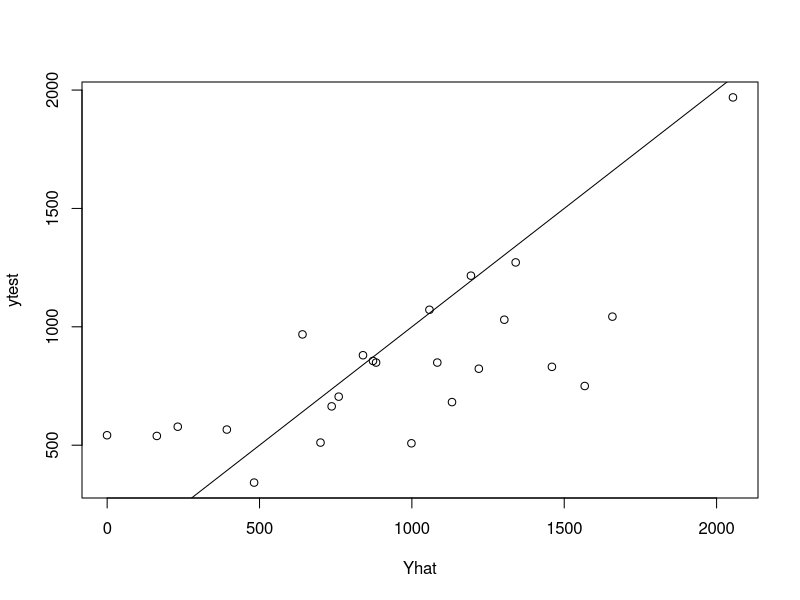
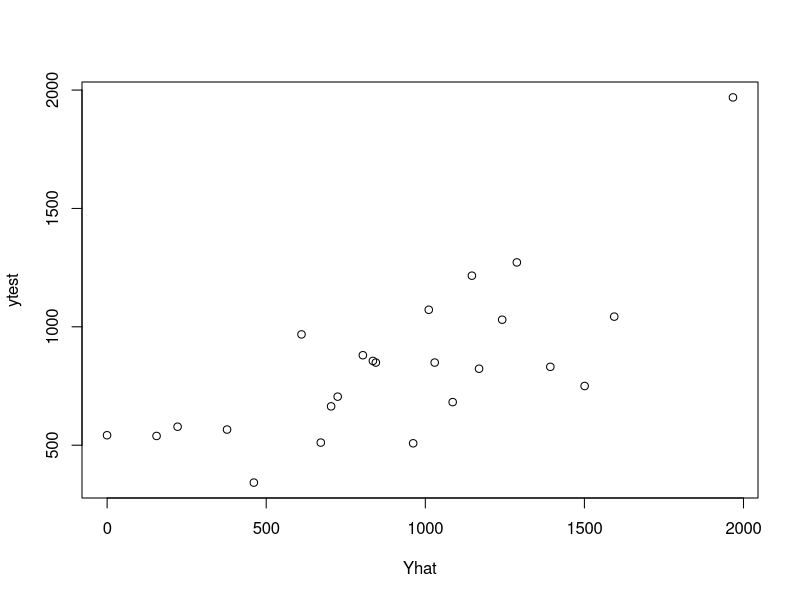

Write the R code that produced these figures, in order.
## ---- chunk 1
# 9.3 Crime data Question
# a. Fit a regression model
library(MASS)
# in page # 159, its clearly given the algorithm to use the MontoCarlo simulation 
# using the code discussed by the professor in the class
UsCrimeData<-UScrime
# assining the values from the data to the variables or selectign the relevant columns from the US crime data
UsCrimeResultantY<-UsCrimeData$y
CrimeDataToAnalyze<-UsCrimeData[,-16]
CrimeDataToAnalyze<-cbind(rep(1,47),CrimeDataToAnalyze)
CrimeDataToAnalyze<-as.matrix(CrimeDataToAnalyze)

# loaded all the required data above
# now lets initialize and set all the parameters required to start the iterative MC process
# initialize as shown in the text book
#############################
nu0<-2
s20=1
SigmaSquare=1
SamplingIters<-10000
Beta<-S2<-NULL
##############################
xtxinv<-solve(t(CrimeDataToAnalyze)%*%CrimeDataToAnalyze)
linearModelingResult<-lm(UsCrimeResultantY~CrimeDataToAnalyze[,-1])
# using code shared in text book and by Professor
SSRg<-t(UsCrimeResultantY)%*%UsCrimeResultantY-length(UsCrimeData$y)/(length(UsCrimeData$y)+1)*t(UsCrimeResultantY)%*%predict(linearModelingResult)
for(i in 1:SamplingIters){
  s2<-1/rgamma(n=1,nu0+length(UsCrimeData$y)/2,(nu0*s20-SigmaSquare+SSRg)/2)
  ValueOfbeta<-mvrnorm(n=1,mu=length(UsCrimeData$y)/(length(UsCrimeData$y)+1)*linearModelingResult$coefficients,length(UsCrimeData$y)/(length(UsCrimeData$y)+1)*s2*xtxinv)
  Beta<-rbind(Beta,ValueOfbeta)
  S2<-rbind(S2,s2)
}

########################
## Now working on the posterior samples
posteriorsample<-data.frame(Beta,S2)
colnames(posteriorsample)<-c("Beta0","Beta1","Beta2","Beta3","Beta4","Beta5","Beta6","Beta7","Beta8","Beta9","Beta10","Beta11","Beta12","Beta13","Beta14","Beta15","Sigma2")
posteriorMean<-colMeans(posteriorsample)
quantiles<-matrix(NA,15,2)
quantiles<-apply(posteriorsample,2,function(CrimeDataToAnalyze)quantile(CrimeDataToAnalyze,c(0.025,0.975)))
print(quantiles)
print(posteriorMean)
coffecients<-linearModelingResult$coefficients
print(summary(linearModelingResult))

###################################################################################################################

#Question part 2 - b - 1
SizeOfSamlple<-0.5*length(UsCrimeData$y)
## set the seed to make your partition reproductible
set.seed(145)
trainDataindexValues <- sample(seq_len(length(UsCrimeData$y)), size = SizeOfSamlple)
train <- UsCrimeData[trainDataindexValues, ]
test <- UsCrimeData[-trainDataindexValues, ]
trainValueOfY<-as.matrix(train$y)
Xtrain<-as.matrix(train[,-16])
ytest<-as.matrix(test$y)
Xtest<-as.matrix(test[,-16])
Xtest<-cbind(rep(1,nrow(Xtest)),Xtest)
linear_model<-lm(trainValueOfY~Xtrain)
B<-linear_model$coefficients
Yhat<-Xtest%*%B
plot(Yhat,ytest)
abline(0,1)
perror<-(1/length(ytest))*sum((ytest-Yhat)^2)
print(perror)

######################################################################################

##Question part 2 - b - 2
train <- UsCrimeData[trainDataindexValues, ]
test <- UsCrimeData[-trainDataindexValues, ]
trainValueOfY<-as.matrix(train$y)
UsCrimeResultantY<-trainValueOfY
Xtrain<-as.matrix(train[,-16])
Xtrain<-cbind(rep(1,nrow(Xtrain)),Xtrain)
CrimeDataToAnalyze<-Xtrain
ytest<-as.matrix(test$y)
Xtest<-as.matrix(test[,-16])
Xtest<-cbind(rep(1,nrow(Xtest)),Xtest)

nu0<-2
s20 <- SigmaSquare<-1
SamplingIters<-10000
Beta<-S2<-NULL
n<-length(trainValueOfY)
xtxinv<-solve(t(CrimeDataToAnalyze)%*%CrimeDataToAnalyze)
linearModelingResult<-lm(UsCrimeResultantY~CrimeDataToAnalyze[,-1])
SSRg<-t(UsCrimeResultantY)%*%UsCrimeResultantY-length(trainValueOfY)/(length(trainValueOfY)+1)*t(UsCrimeResultantY)%*%predict(linearModelingResult)
for(i in 1:SamplingIters){
  s2<-1/rgamma(n=1,nu0+length(trainValueOfY)/2,(nu0*s20-SigmaSquare+SSRg)/2)
  ValueOfbeta<-mvrnorm(n=1,mu=length(trainValueOfY)/(length(trainValueOfY)+1)*linearModelingResult$coefficients,length(trainValueOfY)/(length(trainValueOfY)+1)*s2*xtxinv)
  Beta<-rbind(Beta,ValueOfbeta)
  S2<-rbind(S2,s2)
}
posteriorsample<-data.frame(Beta)
colnames(posteriorsample)<-c("Beta0","Beta1","Beta2","Beta3","Beta4","Beta5","Beta6","Beta7","Beta8","Beta9","Beta10","Beta11","Beta12","Beta13","Beta14","Beta15")
posteriorMean<-colMeans(posteriorsample)
posteriorMean<-as.matrix(posteriorMean)
Yhat<-Xtest%*%posteriorMean
plot(Yhat,ytest)
perror<-(1/length(ytest))*sum((ytest-Yhat)^2)
print(perror)

